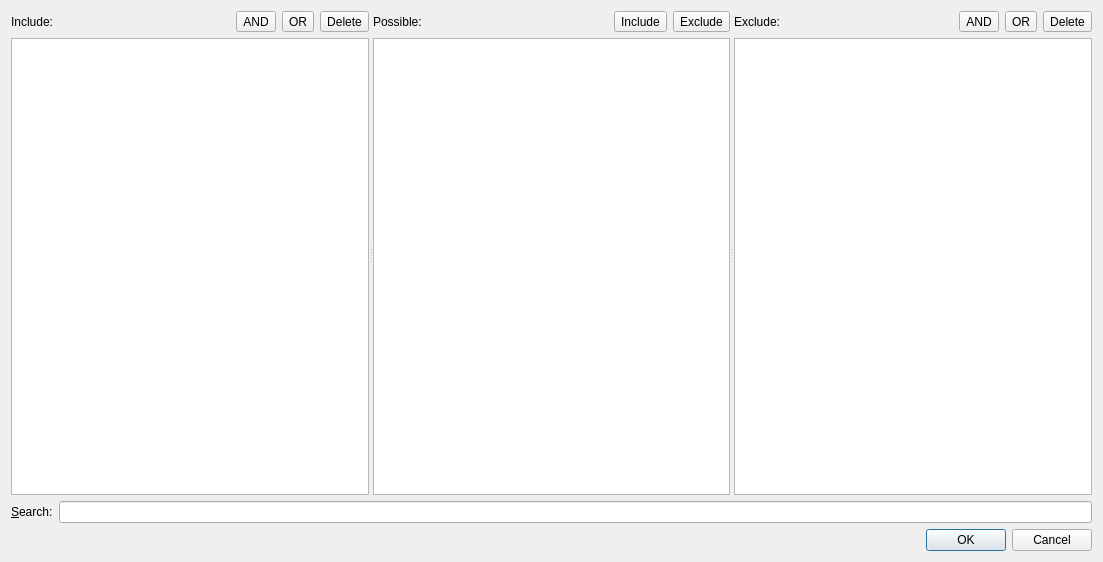
<?xml version="1.0" encoding="UTF-8"?>
<ui version="4.0">
 <class>IncludeExcludeDialog</class>
 <widget class="QDialog" name="IncludeExcludeDialog">
  <property name="geometry">
   <rect>
    <x>0</x>
    <y>0</y>
    <width>1103</width>
    <height>562</height>
   </rect>
  </property>
  <property name="windowTitle">
   <string>Tag filter</string>
  </property>
  <property name="windowIcon">
   <iconset theme="list-remove">
    <normaloff>.</normaloff>.</iconset>
  </property>
  <layout class="QVBoxLayout" name="verticalLayout">
   <item>
    <widget class="QSplitter" name="splitter">
     <property name="orientation">
      <enum>Qt::Horizontal</enum>
     </property>
     <widget class="QWidget" name="layoutWidget">
      <layout class="QGridLayout" name="gridLayout">
       <item row="0" column="3">
        <widget class="QToolButton" name="removeIncludeButton">
         <property name="text">
          <string>Delete</string>
         </property>
         <property name="icon">
          <iconset theme="list-remove">
           <normaloff>.</normaloff>.</iconset>
         </property>
         <property name="toolButtonStyle">
          <enum>Qt::ToolButtonFollowStyle</enum>
         </property>
        </widget>
       </item>
       <item row="0" column="0">
        <widget class="QLabel" name="label">
         <property name="text">
          <string>Include:</string>
         </property>
        </widget>
       </item>
       <item row="0" column="1">
        <widget class="QToolButton" name="andIncludeButton">
         <property name="text">
          <string>AND</string>
         </property>
        </widget>
       </item>
       <item row="0" column="2">
        <widget class="QToolButton" name="orIncludeButton">
         <property name="text">
          <string>OR</string>
         </property>
        </widget>
       </item>
       <item row="1" column="0" colspan="4">
        <widget class="QTreeView" name="includeView">
         <property name="selectionMode">
          <enum>QAbstractItemView::ExtendedSelection</enum>
         </property>
         <property name="rootIsDecorated">
          <bool>false</bool>
         </property>
        </widget>
       </item>
      </layout>
     </widget>
     <widget class="QWidget" name="layoutWidget">
      <layout class="QGridLayout" name="gridLayout_3">
       <item row="0" column="0">
        <widget class="QLabel" name="label_4">
         <property name="text">
          <string>Possible:</string>
         </property>
        </widget>
       </item>
       <item row="0" column="1">
        <widget class="QToolButton" name="includeButton">
         <property name="text">
          <string>Include</string>
         </property>
         <property name="icon">
          <iconset theme="go-previous">
           <normaloff>.</normaloff>.</iconset>
         </property>
         <property name="toolButtonStyle">
          <enum>Qt::ToolButtonFollowStyle</enum>
         </property>
        </widget>
       </item>
       <item row="0" column="2">
        <widget class="QToolButton" name="excludeButton">
         <property name="text">
          <string>Exclude</string>
         </property>
         <property name="icon">
          <iconset theme="go-next">
           <normaloff>.</normaloff>.</iconset>
         </property>
         <property name="toolButtonStyle">
          <enum>Qt::ToolButtonFollowStyle</enum>
         </property>
        </widget>
       </item>
       <item row="1" column="0" colspan="3">
        <widget class="QListWidget" name="possibleTagsWidget">
         <property name="selectionMode">
          <enum>QAbstractItemView::ExtendedSelection</enum>
         </property>
        </widget>
       </item>
      </layout>
     </widget>
     <widget class="QWidget" name="layoutWidget">
      <layout class="QGridLayout" name="gridLayout_2">
       <item row="0" column="0">
        <widget class="QLabel" name="label_2">
         <property name="text">
          <string>Exclude:</string>
         </property>
        </widget>
       </item>
       <item row="0" column="1">
        <widget class="QToolButton" name="andExcludeButton">
         <property name="text">
          <string>AND</string>
         </property>
        </widget>
       </item>
       <item row="0" column="2">
        <widget class="QToolButton" name="orExcludeButton">
         <property name="text">
          <string>OR</string>
         </property>
        </widget>
       </item>
       <item row="0" column="3">
        <widget class="QToolButton" name="removeExcludeButton">
         <property name="text">
          <string>Delete</string>
         </property>
         <property name="icon">
          <iconset theme="list-remove">
           <normaloff>.</normaloff>.</iconset>
         </property>
         <property name="toolButtonStyle">
          <enum>Qt::ToolButtonFollowStyle</enum>
         </property>
        </widget>
       </item>
       <item row="1" column="0" colspan="4">
        <widget class="QTreeView" name="excludeView">
         <property name="selectionMode">
          <enum>QAbstractItemView::ExtendedSelection</enum>
         </property>
         <property name="rootIsDecorated">
          <bool>false</bool>
         </property>
        </widget>
       </item>
      </layout>
     </widget>
    </widget>
   </item>
   <item>
    <layout class="QHBoxLayout" name="horizontalLayout">
     <item>
      <widget class="QLabel" name="label_3">
       <property name="text">
        <string>&amp;Search:</string>
       </property>
       <property name="buddy">
        <cstring>searchLineEdit</cstring>
       </property>
      </widget>
     </item>
     <item>
      <widget class="QLineEdit" name="searchLineEdit">
       <property name="clearButtonEnabled">
        <bool>true</bool>
       </property>
      </widget>
     </item>
    </layout>
   </item>
   <item>
    <widget class="QDialogButtonBox" name="buttonBox">
     <property name="orientation">
      <enum>Qt::Horizontal</enum>
     </property>
     <property name="standardButtons">
      <set>QDialogButtonBox::Cancel|QDialogButtonBox::Ok</set>
     </property>
    </widget>
   </item>
  </layout>
 </widget>
 <tabstops>
  <tabstop>searchLineEdit</tabstop>
  <tabstop>includeView</tabstop>
  <tabstop>possibleTagsWidget</tabstop>
  <tabstop>excludeView</tabstop>
  <tabstop>andIncludeButton</tabstop>
  <tabstop>orIncludeButton</tabstop>
  <tabstop>includeButton</tabstop>
  <tabstop>excludeButton</tabstop>
  <tabstop>andExcludeButton</tabstop>
  <tabstop>orExcludeButton</tabstop>
 </tabstops>
 <resources/>
 <connections>
  <connection>
   <sender>buttonBox</sender>
   <signal>accepted()</signal>
   <receiver>IncludeExcludeDialog</receiver>
   <slot>accept()</slot>
   <hints>
    <hint type="sourcelabel">
     <x>254</x>
     <y>555</y>
    </hint>
    <hint type="destinationlabel">
     <x>157</x>
     <y>274</y>
    </hint>
   </hints>
  </connection>
  <connection>
   <sender>buttonBox</sender>
   <signal>rejected()</signal>
   <receiver>IncludeExcludeDialog</receiver>
   <slot>reject()</slot>
   <hints>
    <hint type="sourcelabel">
     <x>322</x>
     <y>555</y>
    </hint>
    <hint type="destinationlabel">
     <x>286</x>
     <y>274</y>
    </hint>
   </hints>
  </connection>
 </connections>
</ui>
